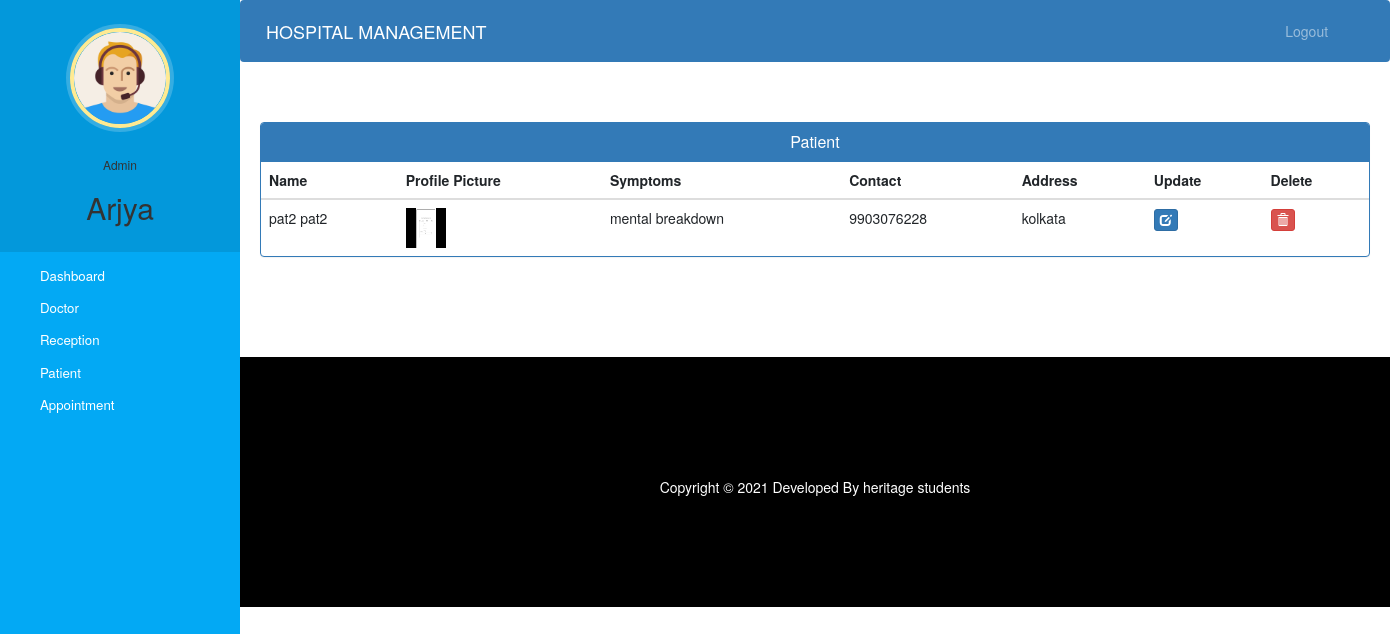
/admin-view-patient (signed in), run on an earlier commit of the app's database.
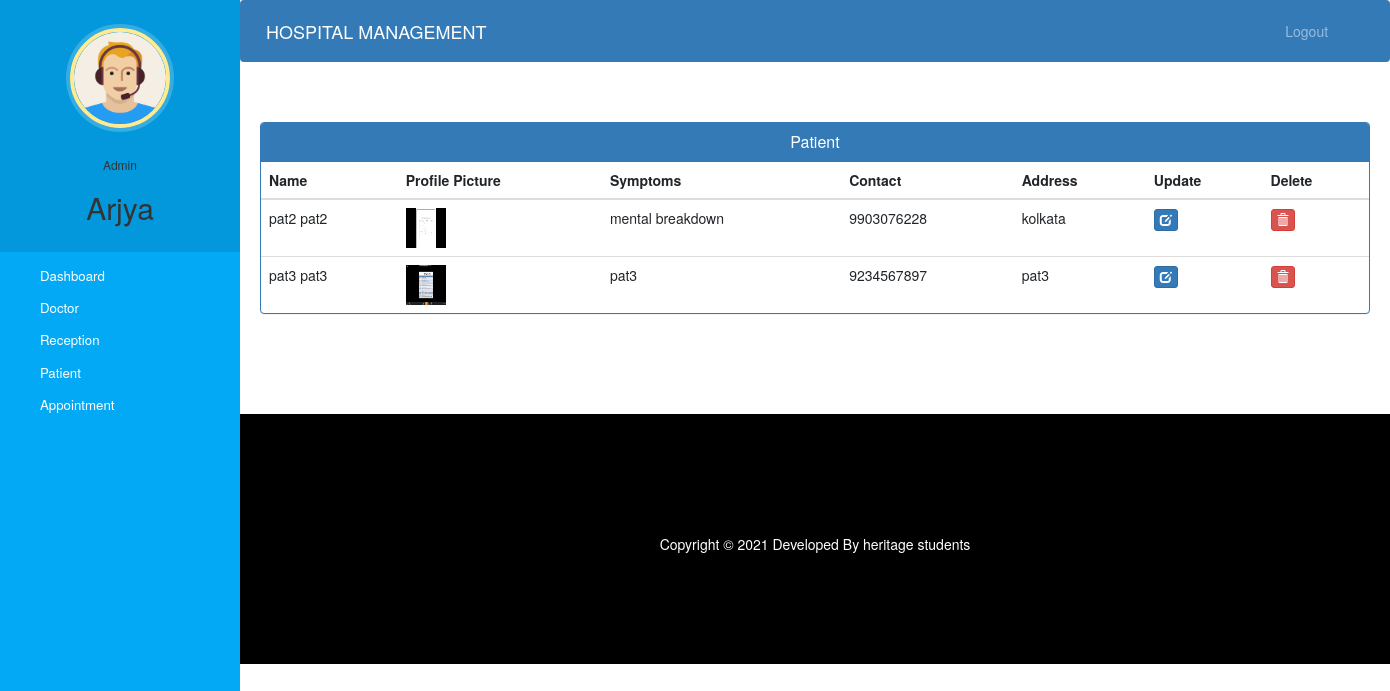
And on a later commit of the database.
### hospital/models.py (models this page shows, shortened)
class Patient(models.Model):
    user=models.OneToOneField(User,on_delete=models.CASCADE)
    profile_pic= models.ImageField(upload_to='profile_pic/PatientProfilePic/',null=True,blank=True)
    address = models.CharField(max_length=40)
    mobile = models.CharField(max_length=20,null=False)
    symptoms = models.CharField(max_length=100,null=False)
    assignedDoctorId = models.PositiveIntegerField(null=True)
    admitDate=models.DateField(auto_now=True)
    status=models.BooleanField(default=False)
    @property
    def get_name(self):
        return self.user.first_name+" "+self.user.last_name

### hospital/views.py (the view)
# urls.py: path('admin-view-patient', views.admin_view_patient_view,name='admin-view-patient'),
@login_required(login_url='adminlogin')
@user_passes_test(is_admin)
def admin_view_patient_view(request):
    patients=models.Patient.objects.all().filter(status=True)
    return render(request,'hospital/admin_view_patient.html',{'patients':patients})

### hospital/views.py (called while the page is built)
def is_admin(user):
    return user.groups.filter(name='ADMIN').exists()

### templates/hospital/admin_view_patient.html (shortened to what this page needs)
{% extends 'hospital/admin_base.html' %}
{% block content %}
{%load static%}
<head>
  <link href="//netdna.bootstrapcdn.com/bootstrap/3.0.0/css/bootstrap.min.css" rel="stylesheet" id="bootstrap-css">
</head>
<div class="container">
  <div class="panel panel-primary">
    <div class="panel-heading">
      <h6 class="panel-title">Patient</h6>
    </div>
    <table class="table table-hover" id="dev-table">
      <thead>
        <tr>
          <th>Name</th>
          <th>Profile Picture</th>
          <th>Symptoms</th>
          <th>Contact</th>
          <th>Address</th>
          <th>Update</th>
          <th>Delete</th>
        </tr>
      </thead>
      {% for p in patients %}
      <tr>
        <td> {{p.get_name}}</td>
        <td> <img src="{% static p.profile_pic.url %}" alt="Profile Pic" height="40px" width="40px" /></td>
        <td>{{p.symptoms}}</td>
        <td>{{p.mobile}}</td>
        <td>{{p.address}}</td>
        <td><a class="btn btn-primary btn-xs" href="{% url 'update-patient' p.id  %}"><span class="glyphicon glyphicon-edit"></span></a></td>
        <td><a class="btn btn-danger btn-xs" href="{% url 'delete-patient-from-hospital' p.id  %}"><span class="glyphicon glyphicon-trash"></span></a></td>
      </tr>
      {% endfor %}
    </table>
  </div>
</div>
{% endblock content %}

What changed in the data, as far as the page shows it:
added Patient: get_name "pat3 pat3", profile_pic (picture), symptoms "pat3", mobile "9234567897", address "pat3"
